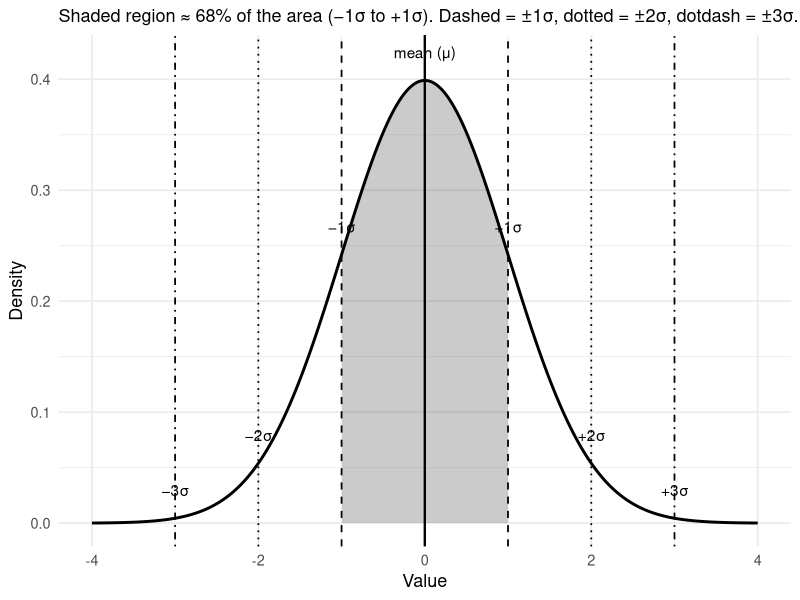

Write the R code that produced this figure.
## ---- chunk 1
#| label: fig-bell-curve
#| fig-cap: "Normal curve with mean and ±1/2/3 standard deviation divisions (the 68–95–99.7 rule)."
#| fig-width: 8
#| fig-height: 5

library(ggplot2)
library(dplyr)

# Parameters
mu <- 0
sd <- 1

# Continuous grid for density
x <- seq(mu - 4*sd, mu + 4*sd, length.out = 2000)
df <- data.frame(x = x, y = dnorm(x, mean = mu, sd = sd))

# Regions for shading: (-3,-2), (-2,-1), (-1,1), (1,2), (2,3)
cuts <- c(-Inf, -3, -2, -1, 1, 2, 3, Inf)
labels <- c("<-3σ", "[-3σ,-2σ]", "[-2σ,-1σ]", "[-1σ,1σ]", "[1σ,2σ]", "[2σ,3σ]", ">3σ")

df$band <- cut(df$x, breaks = cuts, labels = labels, right = TRUE, include.lowest = TRUE)

# Helper to compute area percentages for annotated bands (approximate by numerical integration)
area <- df %>%
  group_by(band) %>%
  summarise(p = sum(y) * (max(x) - min(x)) / (length(x) - 1), .groups = "drop") %>%
  mutate(pct = round(100*p, 1))

# Build plot
p <- ggplot(df, aes(x, y)) +
  # Shaded middle 68% (-1σ to 1σ)
  geom_area(data = subset(df, x >= mu - sd & x <= mu + sd),
            aes(y = y), alpha = 0.25) +
  # Outline of the density
  geom_line(linewidth = 1) +
  # Mean and SD guide lines
  geom_vline(xintercept = mu, linetype = "solid", linewidth = 0.8) +
  geom_vline(xintercept = mu + c(-1, 1)*sd, linetype = "dashed", linewidth = 0.6) +
  geom_vline(xintercept = mu + c(-2, 2)*sd, linetype = "dotted", linewidth = 0.6) +
  geom_vline(xintercept = mu + c(-3, 3)*sd, linetype = "dotdash", linewidth = 0.6) +
  # Labels for mean and SDs
  annotate("text", x = mu, y = dnorm(mu, mu, sd) + 0.02, label = "mean (μ)", vjust = 0) +
  annotate("text", x = mu + sd, y = dnorm(mu + sd, mu, sd) + 0.02, label = "+1σ", vjust = 0) +
  annotate("text", x = mu - sd, y = dnorm(mu - sd, mu, sd) + 0.02, label = "−1σ", vjust = 0) +
  annotate("text", x = mu + 2*sd, y = dnorm(mu + 2*sd, mu, sd) + 0.02, label = "+2σ", vjust = 0) +
  annotate("text", x = mu - 2*sd, y = dnorm(mu - 2*sd, mu, sd) + 0.02, label = "−2σ", vjust = 0) +
  annotate("text", x = mu + 3*sd, y = dnorm(mu + 3*sd, mu, sd) + 0.02, label = "+3σ", vjust = 0) +
  annotate("text", x = mu - 3*sd, y = dnorm(mu - 3*sd, mu, sd) + 0.02, label = "−3σ", vjust = 0) +
  labs(x = "Value", y = "Density",
       subtitle = "Shaded region ≈ 68% of the area (−1σ to +1σ). Dashed = ±1σ, dotted = ±2σ, dotdash = ±3σ.") +
  theme_minimal(base_size = 13)

p
